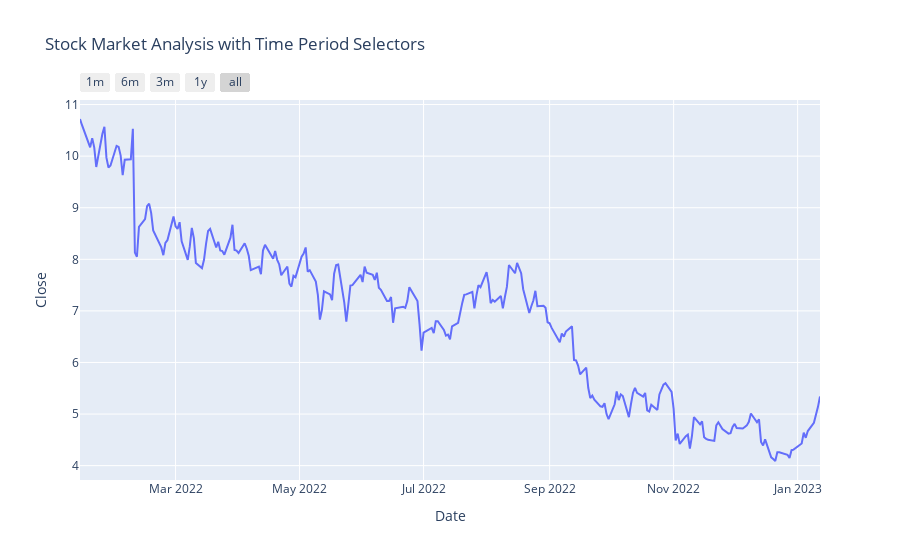

Notebook code cell kept with this figure:
### Code cell
figure = px.line(data, x='Date', y='Close', 
                 title='Stock Market Analysis with Time Period Selectors')

figure.update_xaxes(
    rangeselector=dict(
        buttons=list([
            dict(count=1, label="1m", step="month", stepmode="backward"),
            dict(count=6, label="6m", step="month", stepmode="backward"),
            dict(count=3, label="3m", step="month", stepmode="backward"),
            dict(count=1, label="1y", step="year", stepmode="backward"),
            dict(step="all")
        ])
    )
)
figure.show()

### Figure 1 — Plotly figure (JSON) as saved in the notebook; plotly's stock layout.template omitted (floating-point values rounded to 4 significant figures; data arrays with more than 128 entries replaced by an {"elided": "..."} marker saying what was removed)
{"data": [{"hovertemplate": "Date=%{x}<br>Close=%{y}<extra></extra>", "legendgroup": "", "line": {"color": "#636efa", "dash": "solid"}, "marker": {"symbol": "circle"}, "mode": "lines", "name": "", "orientation": "v", "showlegend": false, "type": "scatter", "x": {"elided": "251 str values"}, "xaxis": "x", "y": {"elided": "251 float values"}, "yaxis": "y"}], "layout": {"legend": {"tracegroupgap": 0}, "title": {"text": "Stock Market Analysis with Time Period Selectors"}, "xaxis": {"anchor": "y", "domain": [0, 1], "rangeselector": {"buttons": [{"count": 1, "label": "1m", "step": "month", "stepmode": "backward"}, {"count": 6, "label": "6m", "step": "month", "stepmode": "backward"}, {"count": 3, "label": "3m", "step": "month", "stepmode": "backward"}, {"count": 1, "label": "1y", "step": "year", "stepmode": "backward"}, {"step": "all"}]}, "title": {"text": "Date"}}, "yaxis": {"anchor": "x", "domain": [0, 1], "title": {"text": "Close"}}}}
